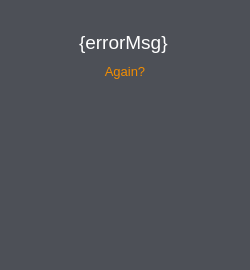
<?xml version="1.0" encoding="UTF-8"?>
<ui version="4.0">
    <class>Form</class>
    <widget class="QWidget" name="Form">
        <property name="geometry">
            <rect>
                <x>0</x>
                <y>0</y>
                <width>250</width>
                <height>270</height>
            </rect>
        </property>
        <property name="windowTitle">
            <string>Form</string>
        </property>
        <property name="styleSheet">
            <string notr="true">background-color: rgb(77, 80, 87);</string>
        </property>
        <layout class="QVBoxLayout" name="verticalLayout">
            <item alignment="Qt::AlignHCenter">
                <widget class="QLabel" name="error_label">
                    <property name="sizePolicy">
                        <sizepolicy hsizetype="Preferred" vsizetype="Preferred">
                            <horstretch>0</horstretch>
                            <verstretch>0</verstretch>
                        </sizepolicy>
                    </property>
                    <property name="minimumSize">
                        <size>
                            <width>0</width>
                            <height>0</height>
                        </size>
                    </property>
                    <property name="text">
                        <string>&lt;html&gt;&lt;head/&gt;&lt;body&gt;&lt;p align=&quot;center&quot;&gt;&lt;img
                            src=&quot;:/error_white.png&quot;/&gt;&lt;/p&gt;&lt;/body&gt;&lt;/html&gt;
                        </string>
                    </property>
                    <property name="alignment">
                        <set>Qt::AlignCenter</set>
                    </property>
                </widget>
            </item>
            <item>
                <widget class="QLabel" name="error_msg_label">
                    <property name="frameShape">
                        <enum>QFrame::NoFrame</enum>
                    </property>
                    <property name="text">
                        <string>&lt;html&gt;&lt;head/&gt;&lt;body&gt;&lt;p align=&quot;center&quot;&gt;&lt;span
                            style=&quot; font-size:14pt; color:#ffffff;&quot;&gt;{errorMsg}&lt;/span&gt;&lt;/p&gt;&lt;/body&gt;&lt;/html&gt;
                        </string>
                    </property>
                    <property name="wordWrap">
                        <bool>false</bool>
                    </property>
                </widget>
            </item>
            <item alignment="Qt::AlignHCenter">
                <widget class="QPushButton" name="again_button_err">
                    <property name="sizePolicy">
                        <sizepolicy hsizetype="Preferred" vsizetype="Preferred">
                            <horstretch>0</horstretch>
                            <verstretch>0</verstretch>
                        </sizepolicy>
                    </property>
                    <property name="font">
                        <font>
                            <pointsize>10</pointsize>
                        </font>
                    </property>
                    <property name="styleSheet">
                        <string notr="true">QPushButton {
                            color: #f28d01;
                            }

                            :hover{
                            color: #b56900;
                            }
                        </string>
                    </property>
                    <property name="text">
                        <string>Again?</string>
                    </property>
                    <property name="flat">
                        <bool>true</bool>
                    </property>
                </widget>
            </item>
            <item>
                <spacer name="again_bottom_spacer_err">
                    <property name="orientation">
                        <enum>Qt::Vertical</enum>
                    </property>
                    <property name="sizeHint" stdset="0">
                        <size>
                            <width>20</width>
                            <height>19</height>
                        </size>
                    </property>
                </spacer>
            </item>
        </layout>
    </widget>
    <resources>
        <include location="../res/resources.qrc"/>
    </resources>
    <connections/>
</ui>
